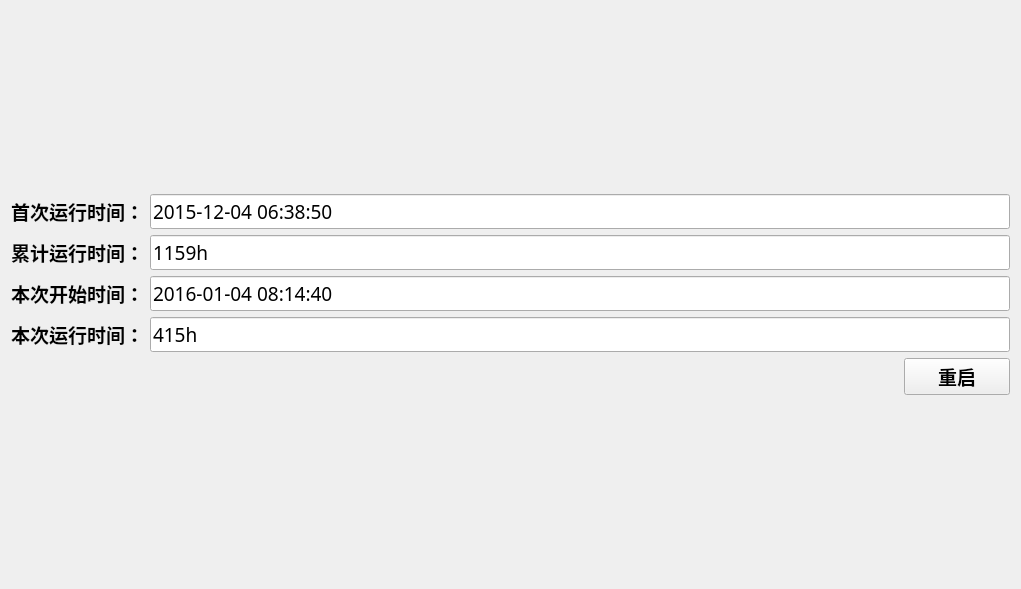
<?xml version="1.0" encoding="UTF-8"?>
<ui version="4.0">
 <class>UI_operating_status</class>
 <widget class="QWidget" name="UI_operating_status">
  <property name="geometry">
   <rect>
    <x>0</x>
    <y>0</y>
    <width>1021</width>
    <height>589</height>
   </rect>
  </property>
  <property name="windowTitle">
   <string>Form</string>
  </property>
  <layout class="QGridLayout" name="gridLayout_2">
   <item row="0" column="0">
    <spacer name="verticalSpacer_2">
     <property name="orientation">
      <enum>Qt::Vertical</enum>
     </property>
     <property name="sizeHint" stdset="0">
      <size>
       <width>20</width>
       <height>198</height>
      </size>
     </property>
    </spacer>
   </item>
   <item row="1" column="0">
    <layout class="QGridLayout" name="gridLayout">
     <item row="2" column="0">
      <widget class="QLabel" name="label_3">
       <property name="font">
        <font>
         <family>黑体</family>
         <pointsize>14</pointsize>
         <weight>75</weight>
         <bold>true</bold>
        </font>
       </property>
       <property name="text">
        <string>本次开始时间：</string>
       </property>
      </widget>
     </item>
     <item row="1" column="0">
      <widget class="QLabel" name="label_2">
       <property name="font">
        <font>
         <family>黑体</family>
         <pointsize>14</pointsize>
         <weight>75</weight>
         <bold>true</bold>
        </font>
       </property>
       <property name="text">
        <string>累计运行时间：</string>
       </property>
      </widget>
     </item>
     <item row="2" column="1" colspan="2">
      <widget class="QLineEdit" name="lineEdit_3">
       <property name="sizePolicy">
        <sizepolicy hsizetype="Expanding" vsizetype="Fixed">
         <horstretch>0</horstretch>
         <verstretch>0</verstretch>
        </sizepolicy>
       </property>
       <property name="font">
        <font>
         <family>黑体</family>
         <pointsize>14</pointsize>
         <weight>50</weight>
         <bold>false</bold>
        </font>
       </property>
       <property name="text">
        <string>2016-01-04 08:14:40</string>
       </property>
       <property name="readOnly">
        <bool>true</bool>
       </property>
      </widget>
     </item>
     <item row="3" column="1" colspan="2">
      <widget class="QLineEdit" name="lineEdit_4">
       <property name="sizePolicy">
        <sizepolicy hsizetype="Expanding" vsizetype="Fixed">
         <horstretch>0</horstretch>
         <verstretch>0</verstretch>
        </sizepolicy>
       </property>
       <property name="font">
        <font>
         <family>黑体</family>
         <pointsize>14</pointsize>
         <weight>50</weight>
         <bold>false</bold>
        </font>
       </property>
       <property name="text">
        <string>415h</string>
       </property>
       <property name="readOnly">
        <bool>true</bool>
       </property>
      </widget>
     </item>
     <item row="4" column="2">
      <widget class="QPushButton" name="pushButton">
       <property name="sizePolicy">
        <sizepolicy hsizetype="Fixed" vsizetype="Fixed">
         <horstretch>0</horstretch>
         <verstretch>0</verstretch>
        </sizepolicy>
       </property>
       <property name="font">
        <font>
         <family>黑体</family>
         <pointsize>14</pointsize>
         <weight>75</weight>
         <bold>true</bold>
        </font>
       </property>
       <property name="text">
        <string>      重启      </string>
       </property>
      </widget>
     </item>
     <item row="1" column="1" colspan="2">
      <widget class="QLineEdit" name="lineEdit_2">
       <property name="sizePolicy">
        <sizepolicy hsizetype="Expanding" vsizetype="Fixed">
         <horstretch>0</horstretch>
         <verstretch>0</verstretch>
        </sizepolicy>
       </property>
       <property name="font">
        <font>
         <family>黑体</family>
         <pointsize>14</pointsize>
         <weight>50</weight>
         <bold>false</bold>
        </font>
       </property>
       <property name="text">
        <string>1159h</string>
       </property>
       <property name="readOnly">
        <bool>true</bool>
       </property>
      </widget>
     </item>
     <item row="0" column="1" colspan="2">
      <widget class="QLineEdit" name="lineEdit">
       <property name="sizePolicy">
        <sizepolicy hsizetype="Expanding" vsizetype="Fixed">
         <horstretch>0</horstretch>
         <verstretch>0</verstretch>
        </sizepolicy>
       </property>
       <property name="font">
        <font>
         <family>黑体</family>
         <pointsize>14</pointsize>
         <weight>50</weight>
         <bold>false</bold>
        </font>
       </property>
       <property name="text">
        <string>2015-12-04 06:38:50</string>
       </property>
       <property name="readOnly">
        <bool>true</bool>
       </property>
      </widget>
     </item>
     <item row="3" column="0">
      <widget class="QLabel" name="label_4">
       <property name="font">
        <font>
         <family>黑体</family>
         <pointsize>14</pointsize>
         <weight>75</weight>
         <bold>true</bold>
        </font>
       </property>
       <property name="text">
        <string>本次运行时间：</string>
       </property>
      </widget>
     </item>
     <item row="0" column="0">
      <widget class="QLabel" name="label">
       <property name="sizePolicy">
        <sizepolicy hsizetype="Fixed" vsizetype="Preferred">
         <horstretch>0</horstretch>
         <verstretch>0</verstretch>
        </sizepolicy>
       </property>
       <property name="font">
        <font>
         <family>黑体</family>
         <pointsize>14</pointsize>
         <weight>75</weight>
         <bold>true</bold>
        </font>
       </property>
       <property name="text">
        <string>首次运行时间：</string>
       </property>
      </widget>
     </item>
     <item row="4" column="0" colspan="2">
      <spacer name="horizontalSpacer">
       <property name="orientation">
        <enum>Qt::Horizontal</enum>
       </property>
       <property name="sizeHint" stdset="0">
        <size>
         <width>238</width>
         <height>20</height>
        </size>
       </property>
      </spacer>
     </item>
    </layout>
   </item>
   <item row="2" column="0">
    <spacer name="verticalSpacer">
     <property name="orientation">
      <enum>Qt::Vertical</enum>
     </property>
     <property name="sizeHint" stdset="0">
      <size>
       <width>20</width>
       <height>198</height>
      </size>
     </property>
    </spacer>
   </item>
  </layout>
 </widget>
 <resources/>
 <connections/>
</ui>
